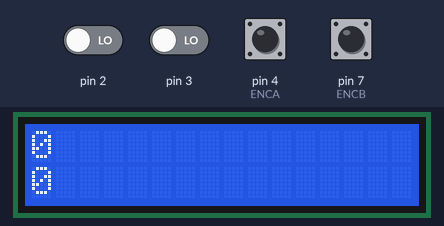
The sketch below on a simulated Arduino Uno, built with avr-gcc and run on an emulated ATmega328P. Parts: 16×2 character LCD. The test bench sets the inputs (shaded band); at power-on: pin 4 (ENCA), pin 7 (ENCB) HIGH, pin 2, pin 3 LOW.

Above: at 1.2 s.
1.3 s: pin 2 driven HIGH
At 2.0 s:
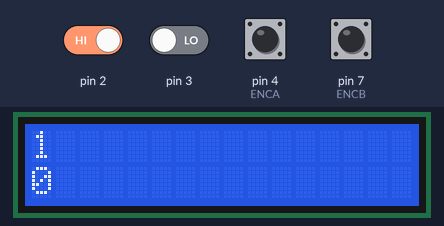
2.8 s: pin 3 driven HIGH
At 4.2 s:
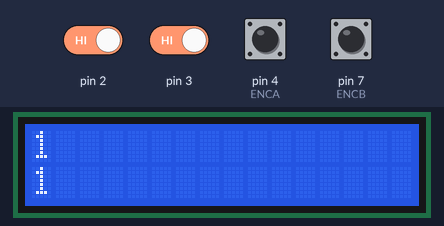
Timing chart, 0 to 5.8 s (numbered marks = the images above; inputs shaded):
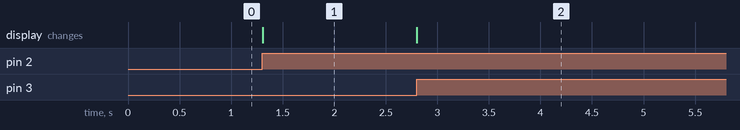

Measured:
- after the input at 1.3 s, the display: changes at once (image 1)
- after the input at 2.8 s, the display: changes at once (image 2)

The sketch:

Encoder_test_ino.ino
```cpp
#include <LiquidCrystal.h>
#include <util/atomic.h> // For the ATOMIC_BLOCK macro

#include <Wire.h>

#include <LiquidCrystal_I2C.h>

LiquidCrystal_I2C lcd(0x27, 16, 2); // I2C address 0x27, 16 column and 2 rows

#define ENCA 4
#define ENCB 7
int o1 = 9;
int o2 = 10;
long pos = 0;
long pos1 = 0;

void setup(){
    lcd.init(); // initialize the lcd
  lcd.backlight();
  Serial.begin(9600);
  pinMode(ENCA,INPUT);
  pinMode(ENCB,INPUT);
  pinMode(13,INPUT);
  digitalWrite(13,LOW);
  attachInterrupt(digitalPinToInterrupt(2), updateEncoder, RISING);
  attachInterrupt(1, updateEncoder2, RISING);


}

void loop(){
  lcd.setCursor(0, 0);         // move cursor to   (0, 0)
  lcd.print(pos);        // print message at (0, 0)
  lcd.setCursor(0, 1);         // move cursor to   (0, 0)
  lcd.print(pos1);
}


void updateEncoder(){
  int b = digitalRead(ENCB);
  if (b>0){
    pos++;
  }else{
    pos--;
  }
}
void updateEncoder2(){
  int b = digitalRead(ENCA);
  if (b>0){
    pos1++;
  }else{
    pos1--;
  }
}
```
